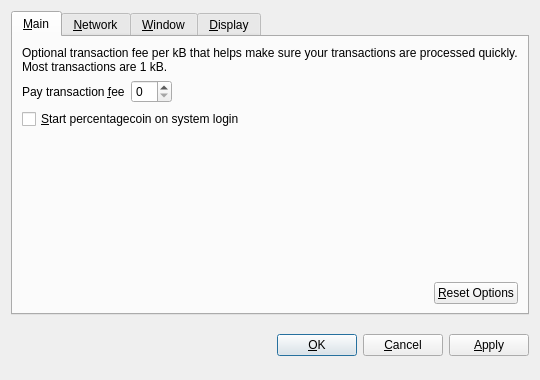
<?xml version="1.0" encoding="UTF-8"?>
<ui version="4.0">
 <class>OptionsDialog</class>
 <widget class="QDialog" name="OptionsDialog">
  <property name="geometry">
   <rect>
    <x>0</x>
    <y>0</y>
    <width>540</width>
    <height>380</height>
   </rect>
  </property>
  <property name="windowTitle">
   <string>Options</string>
  </property>
  <property name="modal">
   <bool>true</bool>
  </property>
  <layout class="QVBoxLayout" name="verticalLayout">
   <item>
    <widget class="QTabWidget" name="tabWidget">
     <property name="tabPosition">
      <enum>QTabWidget::North</enum>
     </property>
     <property name="currentIndex">
      <number>0</number>
     </property>
     <widget class="QWidget" name="tabMain">
      <attribute name="title">
       <string>&amp;Main</string>
      </attribute>
      <layout class="QVBoxLayout" name="verticalLayout_Main">
       <item>
        <widget class="QLabel" name="transactionFeeInfoLabel">
         <property name="text">
          <string>Optional transaction fee per kB that helps make sure your transactions are processed quickly. Most transactions are 1 kB.</string>
         </property>
         <property name="textFormat">
          <enum>Qt::PlainText</enum>
         </property>
         <property name="wordWrap">
          <bool>true</bool>
         </property>
        </widget>
       </item>
       <item>
        <layout class="QHBoxLayout" name="horizontalLayout_1_Main">
         <item>
          <widget class="QLabel" name="transactionFeeLabel">
           <property name="text">
            <string>Pay transaction &amp;fee</string>
           </property>
           <property name="textFormat">
            <enum>Qt::PlainText</enum>
           </property>
           <property name="buddy">
            <cstring>transactionFee</cstring>
           </property>
          </widget>
         </item>
         <item>
          <widget class="BitcoinAmountField" name="transactionFee"/>
         </item>
         <item>
          <spacer name="horizontalSpacer_1_Main">
           <property name="orientation">
            <enum>Qt::Horizontal</enum>
           </property>
           <property name="sizeHint" stdset="0">
            <size>
             <width>40</width>
             <height>20</height>
            </size>
           </property>
          </spacer>
         </item>
        </layout>
       </item>
       <item>
        <widget class="QCheckBox" name="bitcoinAtStartup">
         <property name="toolTip">
          <string>Automatically start percentagecoin after logging in to the system.</string>
         </property>
         <property name="text">
          <string>&amp;Start percentagecoin on system login</string>
         </property>
        </widget>
       </item>
       <item>
        <spacer name="verticalSpacer_Main">
         <property name="orientation">
          <enum>Qt::Vertical</enum>
         </property>
         <property name="sizeHint" stdset="0">
          <size>
           <width>20</width>
           <height>40</height>
          </size>
         </property>
        </spacer>
       </item>
       <item>
        <layout class="QHBoxLayout" name="horizontalLayout_2_Main">
         <item>
          <spacer name="horizontalSpacer_2_Main">
           <property name="orientation">
            <enum>Qt::Horizontal</enum>
           </property>
           <property name="sizeHint" stdset="0">
            <size>
             <width>40</width>
             <height>20</height>
            </size>
           </property>
          </spacer>
         </item>
         <item>
          <widget class="QPushButton" name="resetButton">
           <property name="toolTip">
            <string>Reset all client options to default.</string>
           </property>
           <property name="text">
            <string>&amp;Reset Options</string>
           </property>
           <property name="autoDefault">
            <bool>false</bool>
           </property>
          </widget>
         </item>
        </layout>
       </item>
      </layout>
     </widget>
     <widget class="QWidget" name="tabNetwork">
      <attribute name="title">
       <string>&amp;Network</string>
      </attribute>
      <layout class="QVBoxLayout" name="verticalLayout_Network">
       <item>
        <widget class="QCheckBox" name="mapPortUpnp">
         <property name="toolTip">
          <string>Automatically open the percentagecoin client port on the router. This only works when your router supports UPnP and it is enabled.</string>
         </property>
         <property name="text">
          <string>Map port using &amp;UPnP</string>
         </property>
        </widget>
       </item>
       <item>
        <widget class="QCheckBox" name="connectSocks">
         <property name="toolTip">
          <string>Connect to the percentagecoin network through a SOCKS proxy (e.g. when connecting through Tor).</string>
         </property>
         <property name="text">
          <string>&amp;Connect through SOCKS proxy:</string>
         </property>
        </widget>
       </item>
       <item>
        <layout class="QHBoxLayout" name="horizontalLayout_Network">
         <item>
          <widget class="QLabel" name="proxyIpLabel">
           <property name="text">
            <string>Proxy &amp;IP:</string>
           </property>
           <property name="textFormat">
            <enum>Qt::PlainText</enum>
           </property>
           <property name="buddy">
            <cstring>proxyIp</cstring>
           </property>
          </widget>
         </item>
         <item>
          <widget class="QValidatedLineEdit" name="proxyIp">
           <property name="maximumSize">
            <size>
             <width>140</width>
             <height>16777215</height>
            </size>
           </property>
           <property name="toolTip">
            <string>IP address of the proxy (e.g. 127.0.0.1)</string>
           </property>
          </widget>
         </item>
         <item>
          <widget class="QLabel" name="proxyPortLabel">
           <property name="text">
            <string>&amp;Port:</string>
           </property>
           <property name="textFormat">
            <enum>Qt::PlainText</enum>
           </property>
           <property name="buddy">
            <cstring>proxyPort</cstring>
           </property>
          </widget>
         </item>
         <item>
          <widget class="QLineEdit" name="proxyPort">
           <property name="maximumSize">
            <size>
             <width>55</width>
             <height>16777215</height>
            </size>
           </property>
           <property name="toolTip">
            <string>Port of the proxy (e.g. 9050)</string>
           </property>
          </widget>
         </item>
         <item>
          <widget class="QLabel" name="socksVersionLabel">
           <property name="text">
            <string>SOCKS &amp;Version:</string>
           </property>
           <property name="textFormat">
            <enum>Qt::PlainText</enum>
           </property>
           <property name="buddy">
            <cstring>socksVersion</cstring>
           </property>
          </widget>
         </item>
         <item>
          <widget class="QValueComboBox" name="socksVersion">
           <property name="toolTip">
            <string>SOCKS version of the proxy (e.g. 5)</string>
           </property>
          </widget>
         </item>
         <item>
          <spacer name="horizontalSpacer_Network">
           <property name="orientation">
            <enum>Qt::Horizontal</enum>
           </property>
           <property name="sizeHint" stdset="0">
            <size>
             <width>40</width>
             <height>20</height>
            </size>
           </property>
          </spacer>
         </item>
        </layout>
       </item>
       <item>
        <spacer name="verticalSpacer_Network">
         <property name="orientation">
          <enum>Qt::Vertical</enum>
         </property>
         <property name="sizeHint" stdset="0">
          <size>
           <width>20</width>
           <height>40</height>
          </size>
         </property>
        </spacer>
       </item>
      </layout>
     </widget>
     <widget class="QWidget" name="tabWindow">
      <attribute name="title">
       <string>&amp;Window</string>
      </attribute>
      <layout class="QVBoxLayout" name="verticalLayout_Window">
       <item>
        <widget class="QCheckBox" name="minimizeToTray">
         <property name="toolTip">
          <string>Show only a tray icon after minimizing the window.</string>
         </property>
         <property name="text">
          <string>&amp;Minimize to the tray instead of the taskbar</string>
         </property>
        </widget>
       </item>
       <item>
        <widget class="QCheckBox" name="minimizeOnClose">
         <property name="toolTip">
          <string>Minimize instead of exit the application when the window is closed. When this option is enabled, the application will be closed only after selecting Quit in the menu.</string>
         </property>
         <property name="text">
          <string>M&amp;inimize on close</string>
         </property>
        </widget>
       </item>
       <item>
        <spacer name="verticalSpacer_Window">
         <property name="orientation">
          <enum>Qt::Vertical</enum>
         </property>
         <property name="sizeHint" stdset="0">
          <size>
           <width>20</width>
           <height>40</height>
          </size>
         </property>
        </spacer>
       </item>
      </layout>
     </widget>
     <widget class="QWidget" name="tabDisplay">
      <attribute name="title">
       <string>&amp;Display</string>
      </attribute>
      <layout class="QVBoxLayout" name="verticalLayout_Display">
       <item>
        <layout class="QHBoxLayout" name="horizontalLayout_1_Display">
         <item>
          <widget class="QLabel" name="langLabel">
           <property name="text">
            <string>User Interface &amp;language:</string>
           </property>
           <property name="textFormat">
            <enum>Qt::PlainText</enum>
           </property>
           <property name="buddy">
            <cstring>lang</cstring>
           </property>
          </widget>
         </item>
         <item>
          <widget class="QValueComboBox" name="lang">
           <property name="toolTip">
            <string>The user interface language can be set here. This setting will take effect after restarting percentagecoin.</string>
           </property>
          </widget>
         </item>
        </layout>
       </item>
       <item>
        <layout class="QHBoxLayout" name="horizontalLayout_2_Display">
         <item>
          <widget class="QLabel" name="unitLabel">
           <property name="text">
            <string>&amp;Unit to show amounts in:</string>
           </property>
           <property name="textFormat">
            <enum>Qt::PlainText</enum>
           </property>
           <property name="buddy">
            <cstring>unit</cstring>
           </property>
          </widget>
         </item>
         <item>
          <widget class="QValueComboBox" name="unit">
           <property name="toolTip">
            <string>Choose the default subdivision unit to show in the interface and when sending coins.</string>
           </property>
          </widget>
         </item>
        </layout>
       </item>
       <item>
        <widget class="QCheckBox" name="displayAddresses">
         <property name="toolTip">
          <string>Whether to show percentagecoin addresses in the transaction list or not.</string>
         </property>
         <property name="text">
          <string>&amp;Display addresses in transaction list</string>
         </property>
        </widget>
       </item>
       <item>
        <widget class="QCheckBox" name="coinControlFeatures">
         <property name="toolTip">
          <string>Whether to show coin control features or not.</string>
         </property>
         <property name="text">
          <string>Display coin &amp;control features (experts only!)</string>
         </property>
        </widget>
       </item>
       <item>
        <spacer name="verticalSpacer_Display">
         <property name="orientation">
          <enum>Qt::Vertical</enum>
         </property>
         <property name="sizeHint" stdset="0">
          <size>
           <width>20</width>
           <height>40</height>
          </size>
         </property>
        </spacer>
       </item>
      </layout>
     </widget>
    </widget>
   </item>
   <item>
    <layout class="QHBoxLayout" name="horizontalLayout_Buttons">
     <item>
      <spacer name="horizontalSpacer_1">
       <property name="orientation">
        <enum>Qt::Horizontal</enum>
       </property>
       <property name="sizeHint" stdset="0">
        <size>
         <width>40</width>
         <height>48</height>
        </size>
       </property>
      </spacer>
     </item>
     <item>
      <widget class="QLabel" name="statusLabel">
       <property name="font">
        <font>
         <weight>75</weight>
         <bold>true</bold>
        </font>
       </property>
       <property name="text">
        <string/>
       </property>
       <property name="textFormat">
        <enum>Qt::PlainText</enum>
       </property>
       <property name="wordWrap">
        <bool>true</bool>
       </property>
      </widget>
     </item>
     <item>
      <spacer name="horizontalSpacer_2">
       <property name="orientation">
        <enum>Qt::Horizontal</enum>
       </property>
       <property name="sizeHint" stdset="0">
        <size>
         <width>40</width>
         <height>48</height>
        </size>
       </property>
      </spacer>
     </item>
     <item>
      <widget class="QPushButton" name="okButton">
       <property name="text">
        <string>&amp;OK</string>
       </property>
      </widget>
     </item>
     <item>
      <widget class="QPushButton" name="cancelButton">
       <property name="text">
        <string>&amp;Cancel</string>
       </property>
       <property name="autoDefault">
        <bool>false</bool>
       </property>
      </widget>
     </item>
     <item>
      <widget class="QPushButton" name="applyButton">
       <property name="text">
        <string>&amp;Apply</string>
       </property>
       <property name="autoDefault">
        <bool>false</bool>
       </property>
      </widget>
     </item>
    </layout>
   </item>
  </layout>
 </widget>
 <customwidgets>
  <customwidget>
   <class>BitcoinAmountField</class>
   <extends>QSpinBox</extends>
   <header>bitcoinamountfield.h</header>
  </customwidget>
  <customwidget>
   <class>QValueComboBox</class>
   <extends>QComboBox</extends>
   <header>qvaluecombobox.h</header>
  </customwidget>
  <customwidget>
   <class>QValidatedLineEdit</class>
   <extends>QLineEdit</extends>
   <header>qvalidatedlineedit.h</header>
  </customwidget>
 </customwidgets>
 <resources/>
 <connections/>
</ui>
